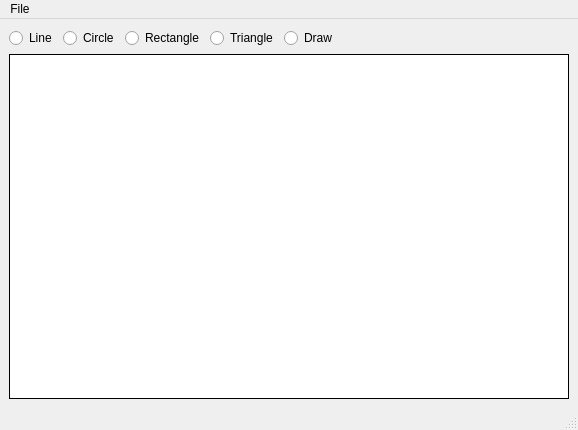
<?xml version="1.0" encoding="UTF-8"?>
<ui version="4.0">
 <class>MainWindow</class>
 <widget class="QMainWindow" name="MainWindow">
  <property name="geometry">
   <rect>
    <x>0</x>
    <y>0</y>
    <width>578</width>
    <height>430</height>
   </rect>
  </property>
  <property name="windowTitle">
   <string>MainWindow</string>
  </property>
  <widget class="QWidget" name="centralwidget">
   <layout class="QGridLayout" name="gridLayout">
    <item row="0" column="1">
     <widget class="QRadioButton" name="Circle_R">
      <property name="text">
       <string>Circle</string>
      </property>
     </widget>
    </item>
    <item row="0" column="3">
     <widget class="QRadioButton" name="Triangle_R">
      <property name="text">
       <string>Triangle</string>
      </property>
     </widget>
    </item>
    <item row="0" column="5">
     <spacer name="horizontalSpacer">
      <property name="orientation">
       <enum>Qt::Horizontal</enum>
      </property>
      <property name="sizeHint" stdset="0">
       <size>
        <width>40</width>
        <height>20</height>
       </size>
      </property>
     </spacer>
    </item>
    <item row="0" column="0">
     <widget class="QRadioButton" name="Line_R">
      <property name="text">
       <string>Line</string>
      </property>
      <property name="checkable">
       <bool>true</bool>
      </property>
      <property name="checked">
       <bool>false</bool>
      </property>
     </widget>
    </item>
    <item row="1" column="0" rowspan="2" colspan="7">
     <widget class="QLabel" name="Main_Box">
      <property name="minimumSize">
       <size>
        <width>0</width>
        <height>300</height>
       </size>
      </property>
      <property name="mouseTracking">
       <bool>true</bool>
      </property>
      <property name="styleSheet">
       <string notr="true">background-color: white;
border-style:inset;
border-width : 1.2px;
border-color: black;</string>
      </property>
      <property name="text">
       <string/>
      </property>
     </widget>
    </item>
    <item row="0" column="2">
     <widget class="QRadioButton" name="Rectangle_R">
      <property name="text">
       <string>Rectangle</string>
      </property>
     </widget>
    </item>
    <item row="0" column="4">
     <widget class="QRadioButton" name="draw">
      <property name="text">
       <string>Draw</string>
      </property>
     </widget>
    </item>
   </layout>
  </widget>
  <widget class="QStatusBar" name="statusbar"/>
  <widget class="QMenuBar" name="menuBar">
   <property name="geometry">
    <rect>
     <x>0</x>
     <y>0</y>
     <width>578</width>
     <height>22</height>
    </rect>
   </property>
   <widget class="QMenu" name="menuFile">
    <property name="title">
     <string>File</string>
    </property>
    <addaction name="actionLoad_PPM"/>
    <addaction name="actionSave_PPM"/>
    <addaction name="actionLoad_Compressed"/>
    <addaction name="actionSave_Compressed"/>
   </widget>
   <addaction name="menuFile"/>
  </widget>
  <action name="actionLoad_PPM">
   <property name="text">
    <string>Load PPM</string>
   </property>
  </action>
  <action name="actionSave_PPM">
   <property name="text">
    <string>Save PPM</string>
   </property>
  </action>
  <action name="actionLoad_Compressed">
   <property name="text">
    <string>Load Compressed</string>
   </property>
  </action>
  <action name="actionSave_Compressed">
   <property name="text">
    <string>Save Compressed</string>
   </property>
  </action>
 </widget>
 <resources/>
 <connections/>
</ui>
